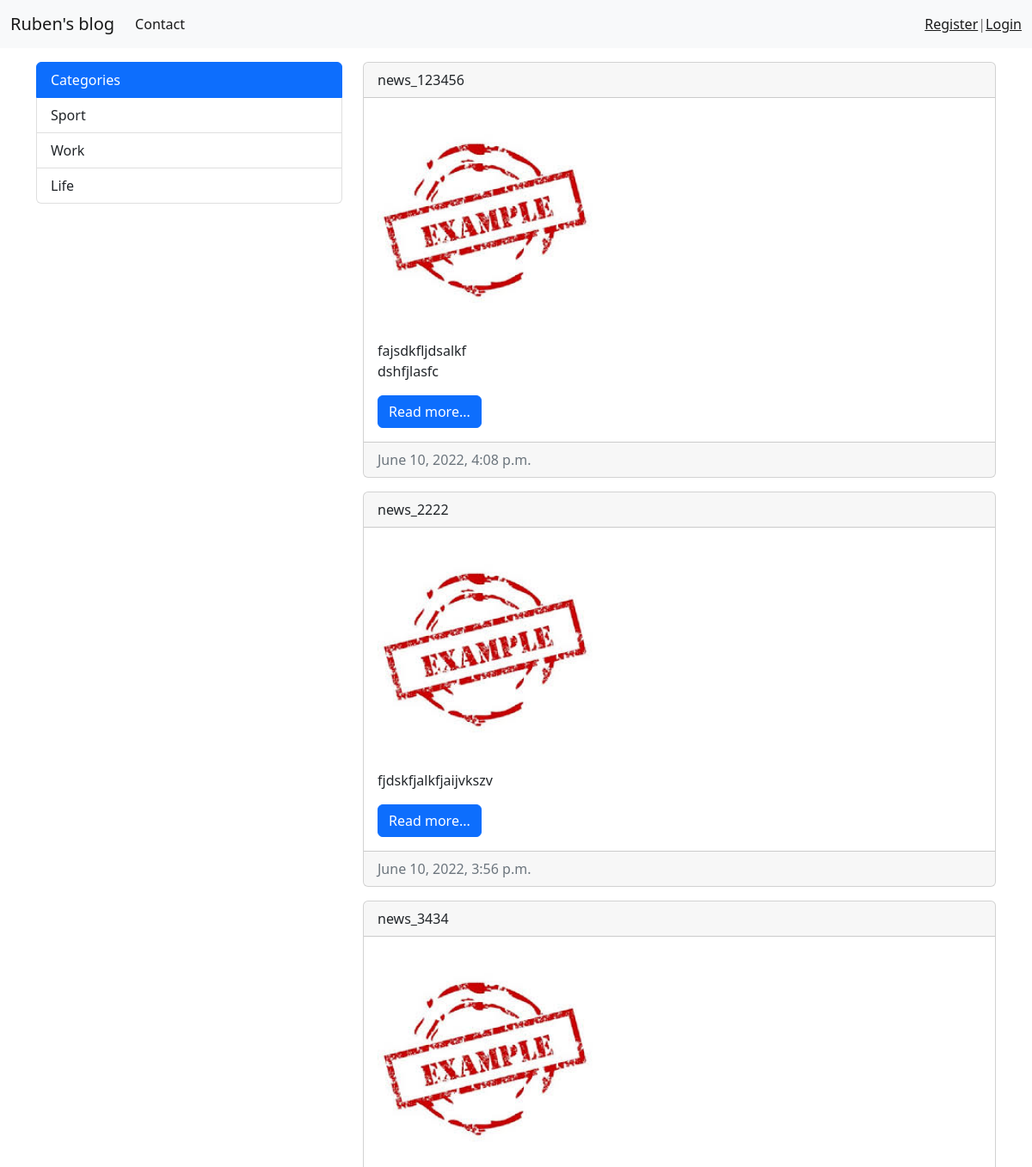
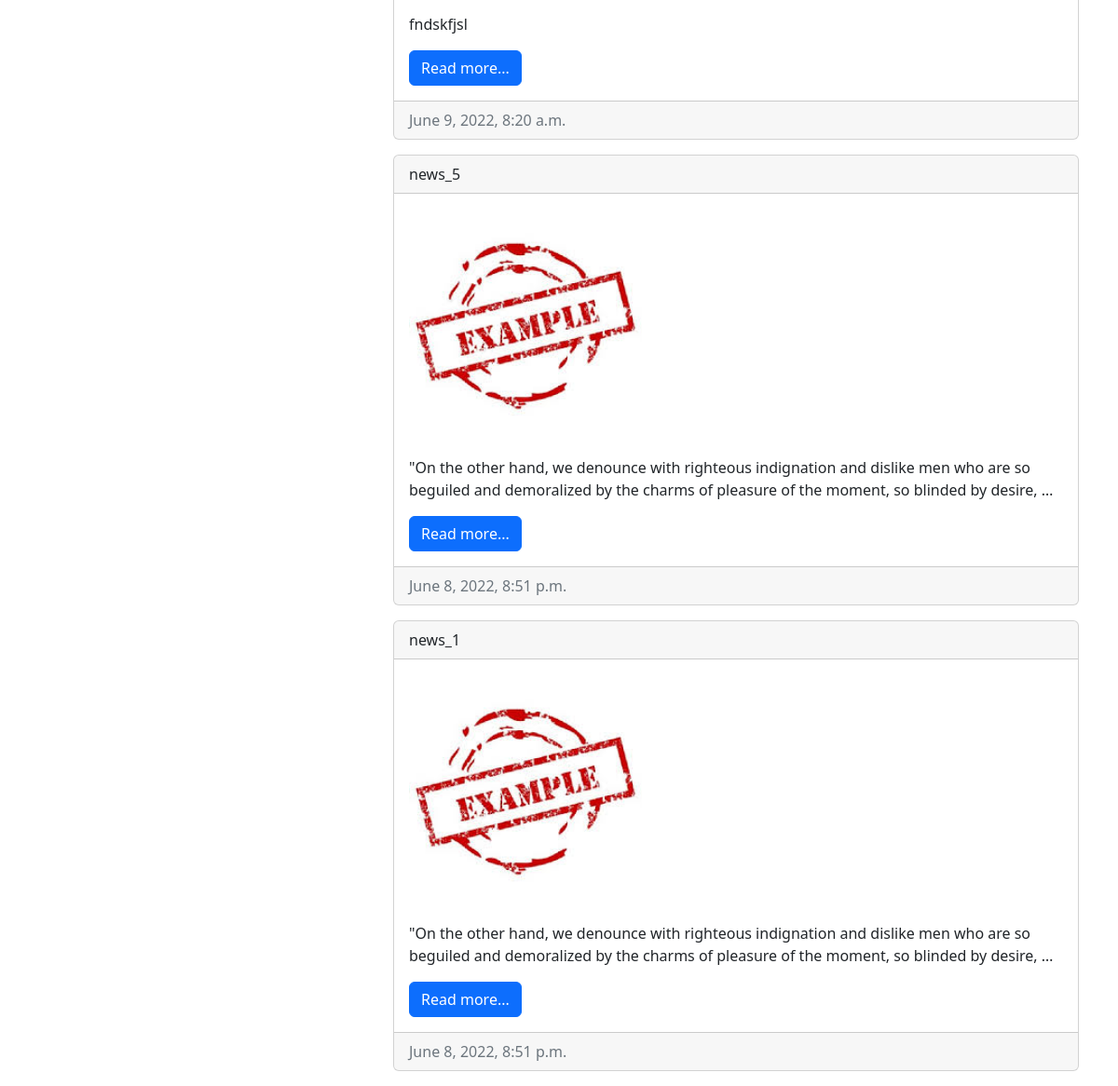
The page /category/1/ on the database as committed earlier (2 pictures, top to bottom).
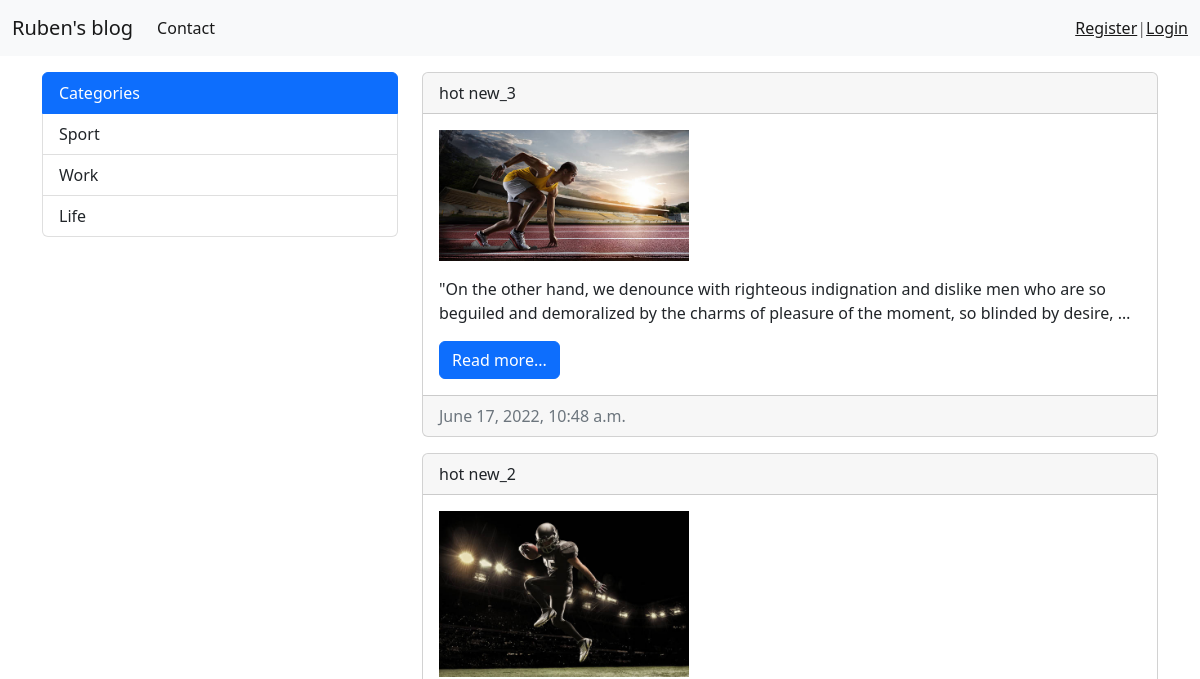
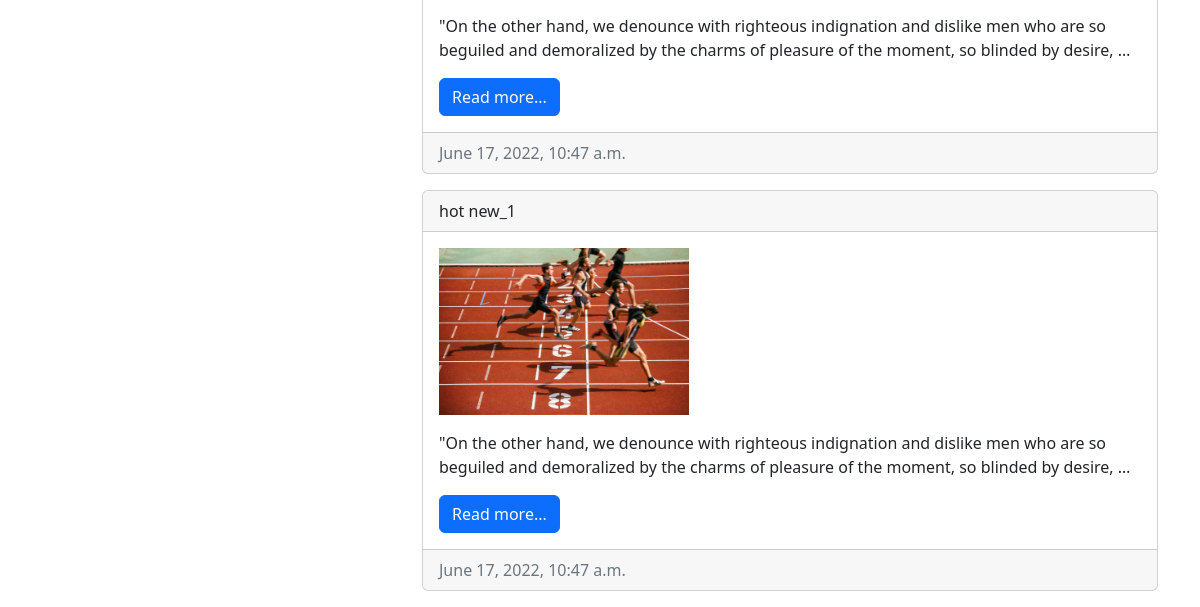
The same page on the database as committed later (2 pictures, top to bottom).
### main/models.py (models this page shows, shortened)
class Category(models.Model):
    title = models.CharField(max_length=15)

class Form(models.Model):
    title = models.CharField(max_length=20)
    content = models.TextField()
    image = models.ImageField(upload_to='phtos/%Y/%m/%d/')
    published = models.DateTimeField(auto_now_add=True)
    category = models.ForeignKey(Category, on_delete=models.CASCADE)
    class Meta:
        ordering = ['-published']

### main/views.py (the view)
# urls.py: path('category/<int:category_id>/', OneCategory.as_view(), name='category'),
class OneCategory(MyMixin, ListView):
    model = Form
    template_name = 'main/category.html'
    context_object_name = 'forms'
    def get_context_data(self, **kwargs):
        context = super().get_context_data(**kwargs)
        get_context = self.get_context()
        return dict(list(context.items()) + list(get_context.items()))
    def get_queryset(self):
        return Form.objects.filter(category_id=self.kwargs['category_id'])

### main/utlis.py (called while the page is built)
    def get_context(self, **kwargs):
        context = kwargs
        categories = Category.objects.all()
        context['categories'] = categories
        return context

### main/templates/main/category.html (shortened to what this page needs)
{% extends 'main/base.html' %}
{% block body %}
<div class="container mt-3">
    <div class="row">
      <div class="col-md-4">
        <div class="list-group">
          <a class="list-group-item list-group-item-action active" aria-current="true">
            Categories
          </a>
          {% for i in categories %}
          <a href="{% url 'category' i.pk %}" class="list-group-item list-group-item-action">{{ i.title }}</a>
          {% endfor %}
        </div>
      </div>
      <div class="col-md-8">
      {% for i in forms %}
      <div class="card mb-3">
        <div class="card-header">
          {{ i.title }}
        </div>
        <div class="card-body">
          <div class="media">
            <img src="{{ i.image.url }}" alt="" width="250">
            <div class="media-body">
              <p class="card-text">{{ i.content|linebreaks|truncatewords:30 }}</p>
              <a href="/oneform/{{ i.pk }}" class="btn btn-primary">Read more...</a>
            </div>
          </div>
        </div>
        <div class="card-footer text-muted">
          {{ i.published }}
        </div>
      </div>
      {% endfor %}
    </div>
    </div>
  </div>
{% endblock body %}

### main/templates/main/base.html (shortened to what this page needs)
<!doctype html>
<html lang="en">
  <head>
    <link href="https://cdn.jsdelivr.net/npm/bootstrap@5.2.0-beta1/dist/css/bootstrap.min.css" rel="stylesheet">
    <nav class="navbar navbar-expand-lg bg-light">
        <div class="container-fluid">
            <a class="navbar-brand" href="{% url 'home' %}">Ruben's blog</a>
            <div class="collapse navbar-collapse" id="navbarSupportedContent">
                <ul class="navbar-nav me-auto mb-2 mb-lg-0">
                    <li  class="nav-item">
                        <a class="nav-link active" aria-current="page" href="#">Contact</a>
                      </li>
                </ul>
                <span class="navbar-text">
                  {% if request.user.is_authenticated %}
                  Welcome,  {{ user.username }} | <a href="{% url 'logout' %}" class="button" >Logout</a>
                  {% else %}
                  <a href="{% url 'register' %}" class="button" >Register</a>|<a href="{% url 'login' %}" class="button" >Login</a>
                  {% endif %}
                  </span>
            </div>
        </div>
    </nav>
    </head>
  <body>
    {% block body %}
    {% endblock body %}
  </body>
</html>

Rows that differ between the two databases and show on the page:
removed Form: title "news_123456", image (picture), content "fajsdkfljdsalkf dshfjlasfc", published "June 10, 2022, 4:08 p.m."
removed Form: title "news_2222", image (picture), content "fjdskfjalkfjaijvkszv", published "June 10, 2022, 3:56 p.m."
removed Form: title "news_3434", image (picture), content "fndskfjsl", published "June 9, 2022, 8:20 a.m."
removed Form: title "news_5", image (picture), content "\"On the other hand, we denounce with righteous indignation and dislike men who are so beguiled and demoralized by the charms of pleasure of the moment, so blinded by desire, …", published "June 8, 2022, 8:51 p.m."
removed Form: title "news_1", image (picture), content "\"On the other hand, we denounce with righteous indignation and dislike men who are so beguiled and demoralized by the charms of pleasure of the moment, so blinded by desire, …", published "June 8, 2022, 8:51 p.m."
added Form: title "hot new_3", image (picture), content "\"On the other hand, we denounce with righteous indignation and dislike men who are so beguiled and demoralized by the charms of pleasure of the moment, so blinded by desire, …", published "June 17, 2022, 10:48 a.m."
added Form: title "hot new_2", image (picture), content "\"On the other hand, we denounce with righteous indignation and dislike men who are so beguiled and demoralized by the charms of pleasure of the moment, so blinded by desire, …", published "June 17, 2022, 10:47 a.m."
added Form: title "hot new_1", image (picture), content "\"On the other hand, we denounce with righteous indignation and dislike men who are so beguiled and demoralized by the charms of pleasure of the moment, so blinded by desire, …", published "June 17, 2022, 10:47 a.m."
